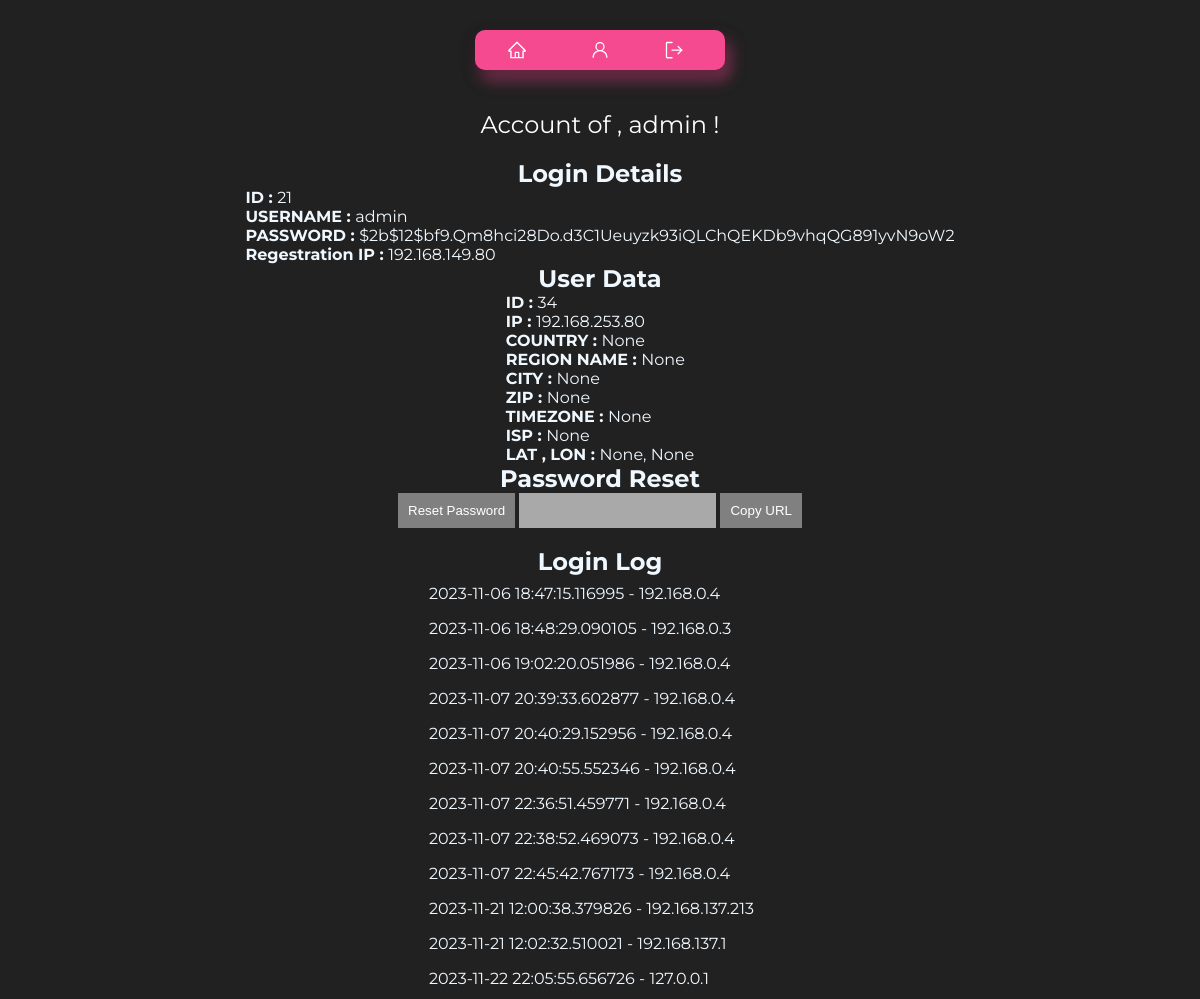
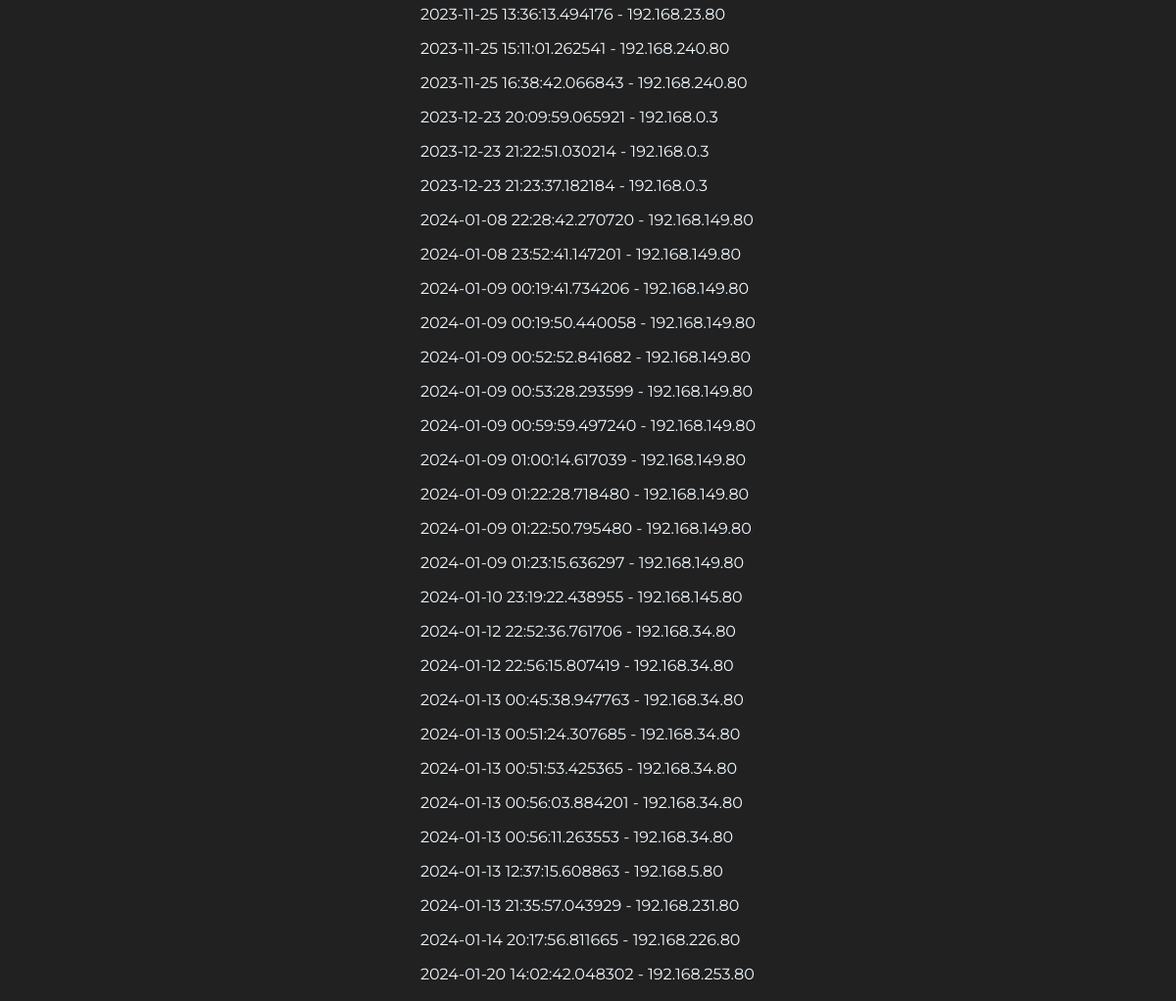
/admin (signed in), run on an earlier commit of the app's database (2 pictures, top to bottom).
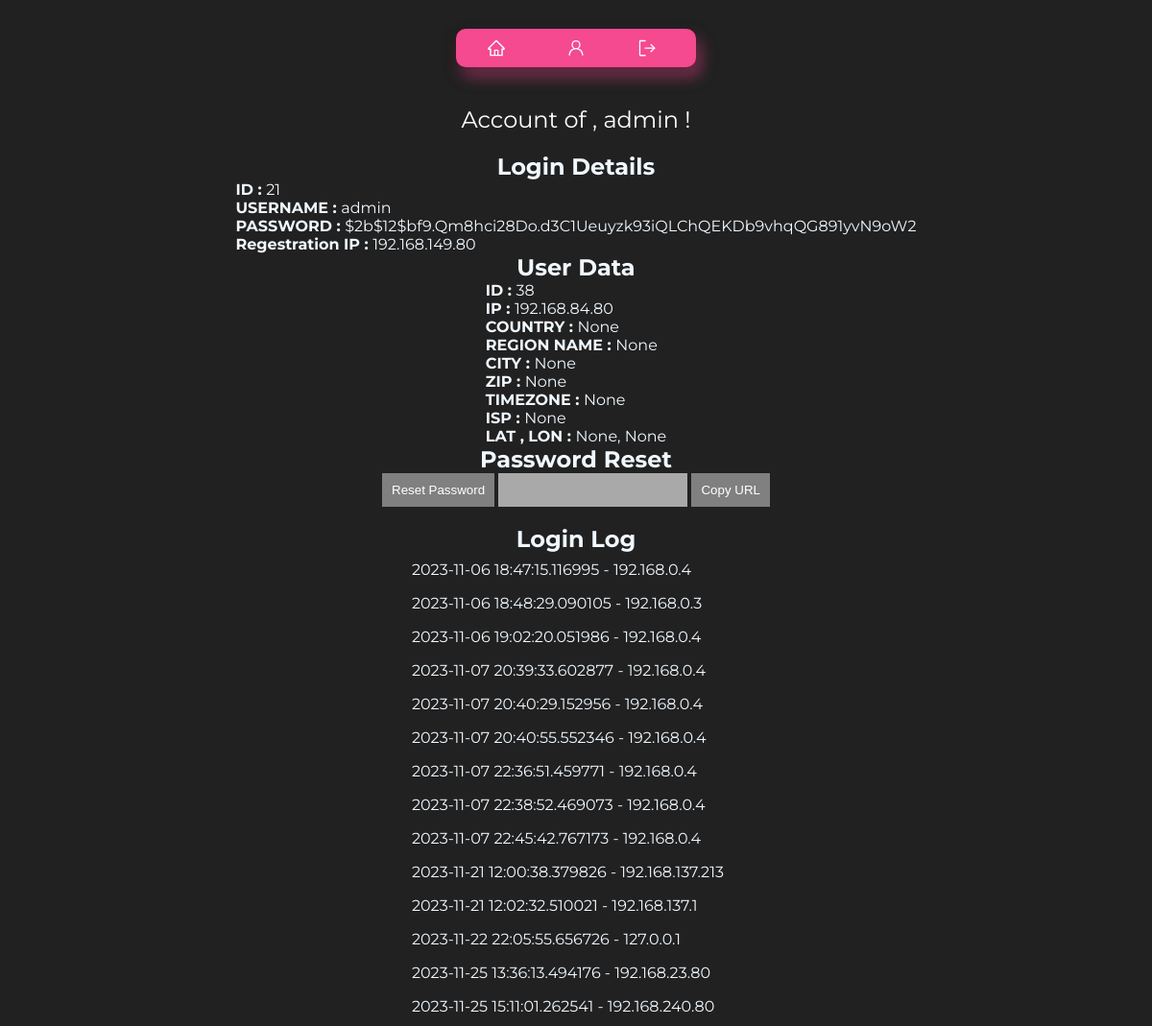
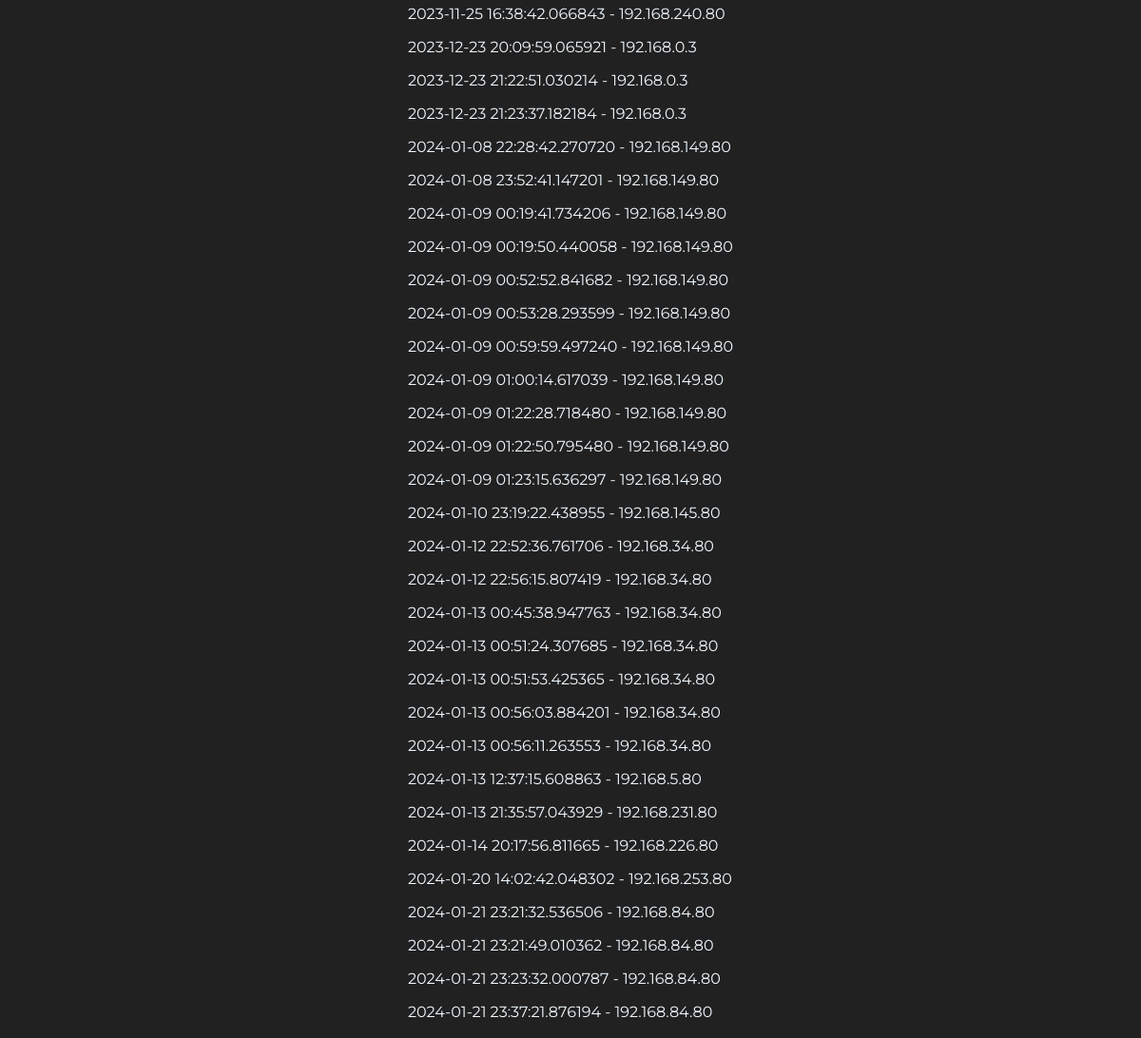
And on a later commit of the database (2 pictures, top to bottom).
### tables this page shows
CREATE TABLE users (
        id INTEGER PRIMARY KEY,
        username TEXT UNIQUE,
        password TEXT,
        ip TEXT
    );

CREATE TABLE userData (
        id INTEGER PRIMARY KEY,
        username TEXT,
        ip TEXT,
        country TEXT,
        regionname TEXT,
        city TEXT,
        zip TEXT, 
        lat TEXT,
        lon TEXT,
        timezone TEXT,
        isp TEXT
    );

CREATE TABLE loginLog (
        id INTEGER PRIMARY KEY,
        username TEXT,
        ip TEXT,
        timestamp TIMESTAMP DEFAULT CURRENT_TIMESTAMP
    );

### main.py (the view)
@app.route('/<string:username>', methods=['GET'])
def user(username):
    nonce = secrets.token_hex(8)
    if 'username' in session:
        logged_in_username = session['username']
        if logged_in_username == 'admin':
            csp_header['script-src'] = f"'self' 'nonce-{nonce}'"
            username = sanitize_input(username)
            liked_meals = get_liked_Meals_db(username)
            user_data = get_user_data(username)
            user_login_info = get_user(username)
            login_log = get_login_log(username)
            meal = [meal[2] for meal in liked_meals]
            return render_template('admin/user_details.html',
                       username=username,
                       loginDetails=user_login_info,
                       liked_meal_ids=meal,  # Pass the likedMeals data
                       loginLog=login_log,
                       userData=user_data,
                       nonce=nonce)
        return redirect(url_for('account'))  # HTTP 403 Forbidden for non-admin users
    else:
        return redirect(url_for('login'))

### main.py (called while the page is built)
@app.after_request
def set_csp_header(response):
    csp_value = '; '.join([f"{key} {value}" for key, value in csp_header.items()])
    response.headers['Content-Security-Policy'] = csp_value
    return response

@app.after_request
def add_security_headers(response):
    response.headers['X-Frame-Options'] = 'SAMEORIGIN'
    return response

@app.after_request
def add_hsts_header(response):
    response.headers['Strict-Transport-Security'] = 'max-age=31536000; includeSubDomains; preload'
    return response

@app.after_request
def add_content_type_header(response):
    response.headers['X-Content-Type-Options'] = 'nosniff'
    return response

### scripts/check_input.py (called while the page is built)
def sanitize_input(input_string):
    sanitized_input = input_string.strip()
    sanitized_input = re.sub(r'[(;\'"\\)]', '', sanitized_input)
    return sanitized_input

### scripts/db.py (called while the page is built)
def connect():
    conn = sqlite3.connect('database/testdb.db')
    cursor = conn.cursor()
    return conn, cursor

def get_user(username):
    conn, cursor = connect()
    cursor.execute('SELECT * FROM users WHERE username = ?', (username,))
    user_data = cursor.fetchone()
    conn.close()
    if user_data:
        user_dict = {
            'id': user_data[0],
            'username': user_data[1],
            'password': user_data[2],
            'ip': user_data[3]
        }
        return user_dict
    else:
        return None

def get_liked_Meals_db(username):
    conn, cursor = connect()
    cursor.execute('SELECT * FROM likedMeals WHERE username = ?', (username,))
    user_liked_meals = cursor.fetchall()
    conn.commit()
    conn.close()
    return user_liked_meals

def get_user_data(username):
    conn, cursor = connect()
    cursor.execute('''
        SELECT * FROM userData
        WHERE username = ?
        AND id = (SELECT MAX(id) FROM userData WHERE username = ?)
    ''', (username, username))
    user_data = cursor.fetchone()
    conn.close()
    if user_data:
        user_data_dict = {
            'id': user_data[0],
            'username': user_data[1],
            'ip': user_data[2],
            'country': user_data[3],
            'regionname': user_data[4],
            'city': user_data[5],
            'zip': user_data[6],
            'lat': user_data[7],
            'lon': user_data[8],
            'timezone': user_data[9],
            'isp': user_data[10]
        }
        return user_data_dict
    else:
        return None

### templates/admin/user_details.html (shortened to what this page needs)
<!DOCTYPE html>
<html lang="en">
<head>
  <link rel="stylesheet" type="text/css" href="{{ url_for('static', filename='css/account.css') }}">
  <link rel="stylesheet" type="text/css" href="{{ url_for('static', filename='css/template.css') }}" />
  <link rel="stylesheet" type="text/css" href="{{ url_for('static', filename='css/header.css') }}" />
</head>
<body>
  <header>
    <div class="button-container">
      <a class="button" href="/">
      </a>
      <a class="button" href="/admin/dashboard">
      </a>
      <a class="button" href="/logout">
      </a>
    </div>
  </header>
  <div class="user-data">
    <span>Account of , {{ username }} !</span>
  </div>
  <h2>Login Details</h2>
  <div>
    <p><b>ID : </b>{{ loginDetails.id }} <br></p>
    <p><b>USERNAME : </b>{{ loginDetails.username }} <br></p>
    <p><b>PASSWORD : </b>{{ loginDetails.password }} <br></p>
    <p><b>Regestration IP : </b>{{ loginDetails.ip }} <br></p>
  </div>
  <h2>User Data</h2>
  <div>
    <p><b>ID : </b>{{ userData.id }}<br></p>
    <p><b>IP : </b>{{ userData.ip }}<br></p>
    <p><b>COUNTRY : </b>{{ userData.country }}<br></p>
    <p><b>REGION NAME : </b>{{ userData.regionname }}<br></p>
    <p><b>CITY : </b>{{ userData.city }}<br></p>
    <p><b>ZIP : </b>{{ userData.zip }}<br></p>
    <p><b>TIMEZONE : </b>{{ userData.timezone }}<br></p>
    <p><b>ISP : </b>{{ userData.isp }}<br></p>
    <p><b>LAT , LON : </b> {{ userData.lat }}, {{ userData.lon }}<br></p>
  </div>
  <h2>Password Reset</h2>
  <div>
    <button id="resetButton" nonce="{{ nonce }}"
      style="background: gray; border: none; outline: none; padding: 10px; cursor: pointer; color: white;">Reset
      Password</button>
    <input type="text" id="resetUrlField" value="" readonly
      style="background: darkgray; border: none; outline: none; padding: 10px; color: white;">
    <button id="copyUrlButton" nonce="{{ nonce }}"
      style="background: gray; border: none; outline: none; padding: 10px; cursor: pointer; color: white;">Copy
      URL</button>
  </div>
  <br>
  <h2>Login Log</h2>
  <ul>
    {% for log in loginLog %}
    <ul style="padding: 8px;">{{ log.timestamp }} - {{ log.ip }}</ul>
    {% endfor %}
  </ul>
</body>
</html>

### static/css/account.css (style rules this page uses)
header { display: flex; justify-content: space-evenly; flex-direction: row; }
.user-data { padding: 20px; display: flex; justify-content: center; align-items: center; }
.user-data span { font-size: 24px; }
h1, span { color: white; }

### static/css/template.css (style rules this page uses)
* { padding: 0; margin: 0; box-sizing: border-box; }
body { padding: 10px; display: flex; flex-direction: column; justify-content: center; align-items: center; background-color: #212121; color: aliceblue; font-family: Montserrat, serif; }

### static/css/header.css (style rules this page uses)
header { padding: 20px; display: flex; justify-content: center; align-items: center; }
.button-container { display: flex; background-color: rgba(245, 73, 144); width: 250px; height: 40px; align-items: center; justify-content: space-around; border-radius: 10px; box-shadow: rgba(0, 0, 0, 0.35) 0px 5px 15px, rgba(245, 73, 144, 0.5) 5px 10px 15px; }
.button { outline: 0 !important; border: 0 !important; width: 40px; height: 40px; border-radius: 50%; background-color: transparent; display: flex; align-items: center; justify-content: center; color: #fff; transition: all ease-in-out 0.3s; cursor: pointer; }
.icon { font-size: 20px; }

What changed in the data, as far as the page shows it:
no longer on this page (row unchanged): userData: id "34", ip "192.168.253.80"
added userData: id "38", ip "192.168.84.80"
added loginLog: timestamp "2024-01-21 23:21:32.536506", ip "192.168.84.80"
added loginLog: timestamp "2024-01-21 23:21:49.010362", ip "192.168.84.80"
added loginLog: timestamp "2024-01-21 23:23:32.000787", ip "192.168.84.80"
added loginLog: timestamp "2024-01-21 23:37:21.876194", ip "192.168.84.80"
